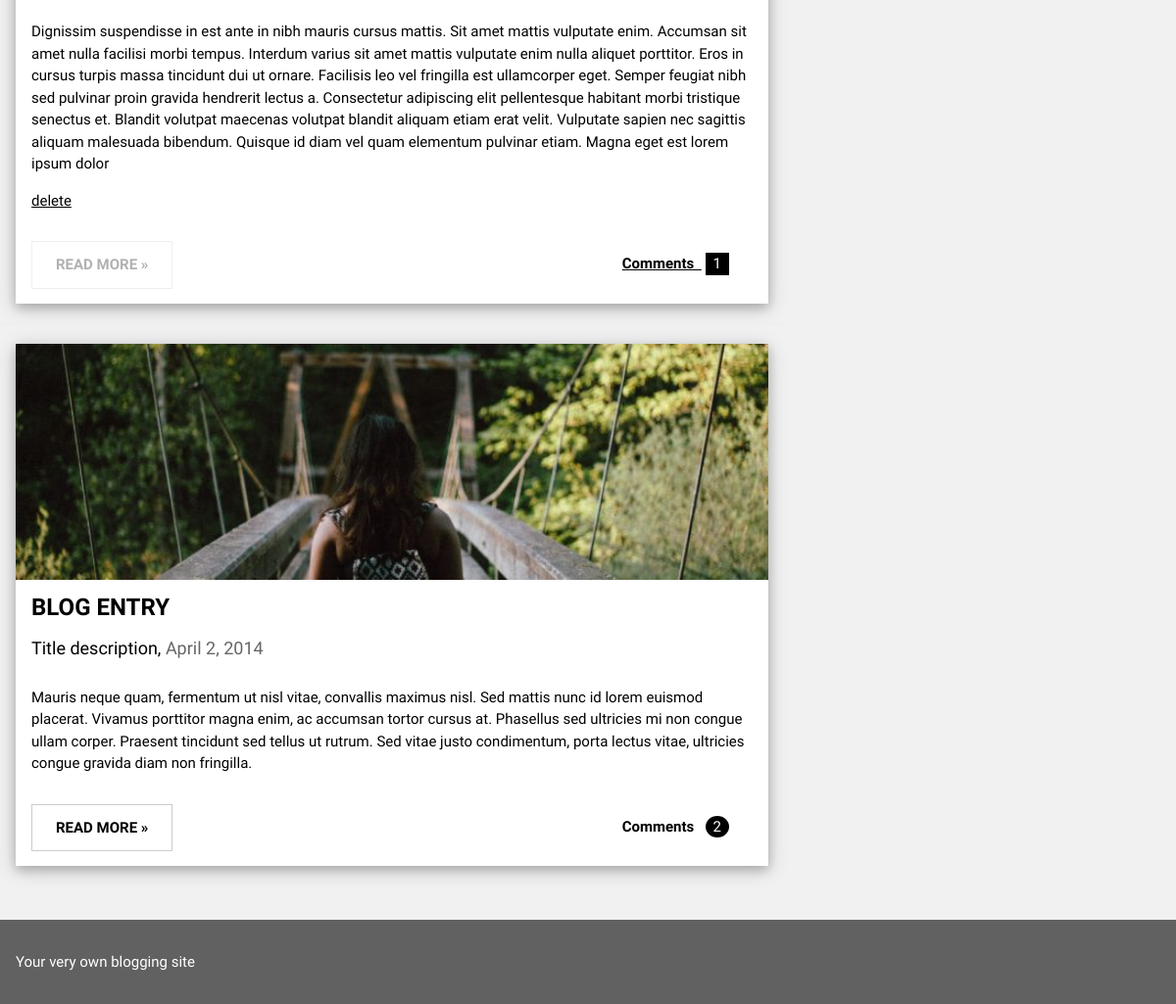
/index.php (signed in, lower part), run on an earlier commit of the app's database.
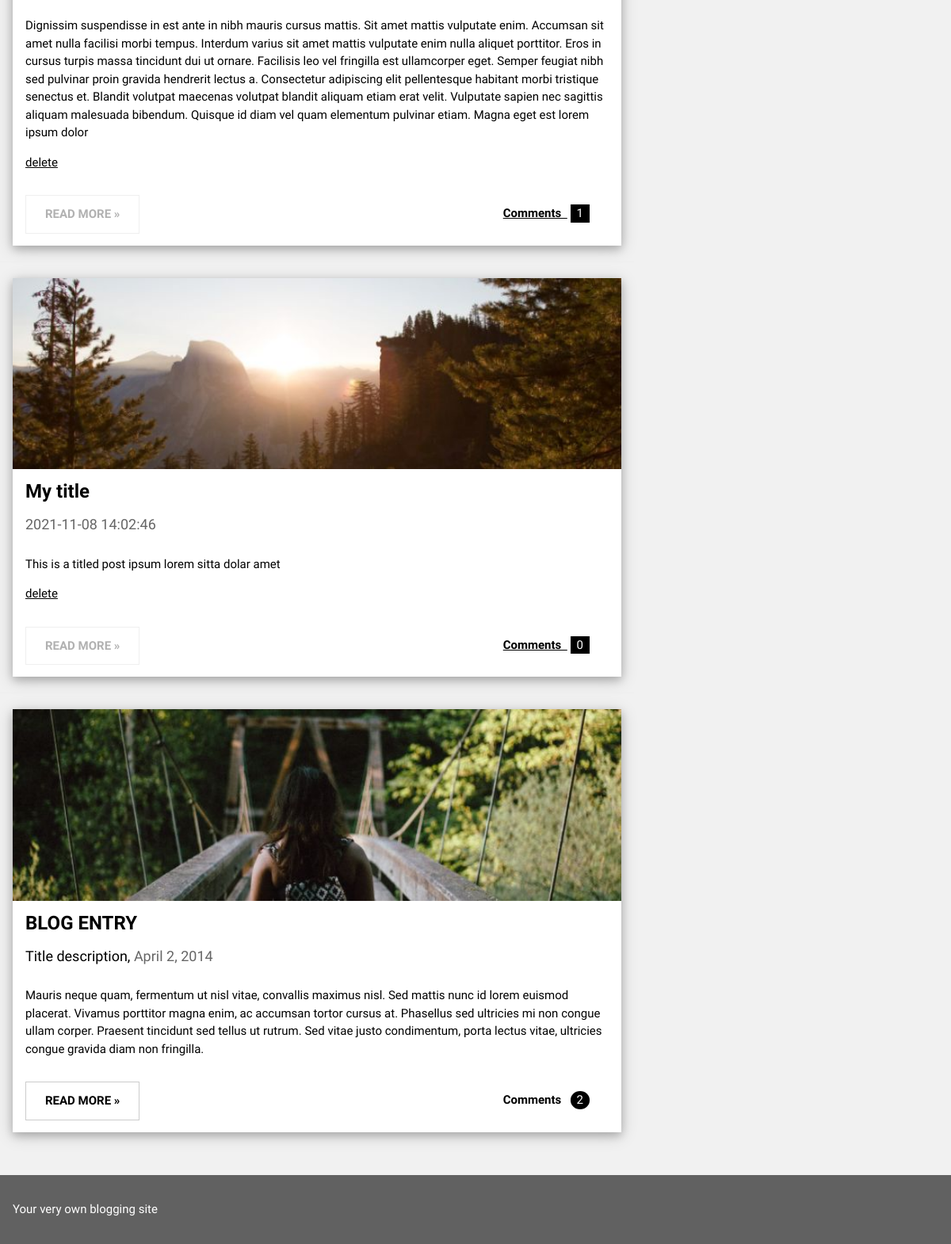
And on a later commit of the database.
### tables this page shows
CREATE TABLE `posts` (
  `id` int(11) NOT NULL AUTO_INCREMENT,
  `title` varchar(20) DEFAULT NULL,
  `msg` text NOT NULL,
  `likes` int(11) DEFAULT 0,
  `tags` text DEFAULT NULL,
  `userid` int(11) DEFAULT NULL,
  `date_posted` datetime DEFAULT current_timestamp(),
  PRIMARY KEY (`id`),
  KEY `userid` (`userid`),
  CONSTRAINT `posts_ibfk_1` FOREIGN KEY (`userid`) REFERENCES `users` (`id`)
);

### app.php (called while the page is built, shortened)
<?php
function all_post($conn): array
{
  	$sql = "SELECT * FROM `posts` WHERE 1";
    $data = $conn -> query($sql);
    $posts = $data->fetch_all(MYSQLI_ASSOC);
    return $posts;
}
function popular_posts($conn): array
{
    $sql =  "SELECT `id`, `title`, `msg` FROM `posts` ORDER BY `likes` DESC LIMIT 4";
    $data = $conn -> query($sql);
    $posts = $data -> fetch_all(MYSQLI_ASSOC);
    return $posts;
}
function num_comments($postid, $conn)
{
    $sql = "SELECT COUNT(`id`) FROM `comments` WHERE `postid` = '$postid'";
    $data = $conn -> query($sql);
    $result = $data -> fetch_array(MYSQLI_NUM);
    return $result[0];
}

### index.php (the view, shortened to what this page needs)
<?php
require_once 'db_connect/connect.php';
require_once 'app.php';
$userid = $_SESSION['userid'];
$posts = all_post($conn);
$popular = popular_posts($conn);
?>
<!DOCTYPE html>
<html>
<link rel="stylesheet" href="static/w3.css">
<body class="w3-light-grey">
<div class="w3-content" style="max-width:1400px">
<div class="w3-row">
<div class="w3-col l8 s12">
<?php foreach($posts as $key => $post) : ?>
  <div class="w3-card-4 w3-margin w3-white">
    <img src="images/woods.jpg" alt="Nature" style="width:100%">
    <div class="w3-container">
      <h3><b><?= $post['title'] ?? ""; ?></b></h3>
      <h5><span class="w3-opacity"> <?= $post['date_posted'] ?? ""; ?></span></h5>
    </div>
    <div class="w3-container">
      <p>
        <?php
          echo $post['msg'];
        ?>
      </p>
      <?php if($post['userid'] === $userid): ?>
        <p><a href="delete_post.php?postid=<?= $post['id']; ?>">delete</a></p>
      <?php endif ?>
      <div class="w3-row">
        <div class="w3-col m8 s12">
          <p><button id="<?= 'all_post' . $key; ?>" class="w3-button w3-padding-large w3-white w3-border w3-disabled"><b>READ MORE »</b></button></p>
        </div>
        <div class="w3-col m4 w3-hide-small">
          <p><span class="w3-padding-large w3-right"><a href="show_comments.php?id=<?= $post['id']; ?>"><b>Comments  </b></a> <span class="w3-tag"><?= num_comments($post['id'], $conn); ?></span></p>
        </div>
      </div>
    </div>
  </div>
  <hr>
<?php endforeach ?>
  <div class="w3-card-4 w3-margin w3-white">
  <img src="images/bridge.jpg" alt="Norway" style="width:100%">
    <div class="w3-container">
      <h3><b>BLOG ENTRY</b></h3>
      <h5>Title description, <span class="w3-opacity">April 2, 2014</span></h5>
    </div>
    <div class="w3-container">
      <p>Mauris neque quam, fermentum ut nisl vitae, convallis maximus nisl. Sed mattis nunc id lorem euismod placerat. Vivamus porttitor magna enim, ac accumsan tortor cursus at. Phasellus sed ultricies mi non congue ullam corper. Praesent tincidunt sed
        tellus ut rutrum. Sed vitae justo condimentum, porta lectus vitae, ultricies congue gravida diam non fringilla.</p>
      <div class="w3-row">
        <div class="w3-col m8 s12">
          <p><button class="w3-button w3-padding-large w3-white w3-border"><b>READ MORE »</b></button></p>
        </div>
        <div class="w3-col m4 w3-hide-small">
          <p><span class="w3-padding-large w3-right"><b>Comments  </b> <span class="w3-badge">2</span></span></p>
        </div>
      </div>
    </div>
  </div>
</div>
</div><br>
</div>
<footer class="w3-container w3-dark-grey w3-padding-32 w3-margin-top">
  <div class="w3-text-muted">Your very own blogging site</div>
</footer>
</body>
</html>

### static/w3.css (style rules this page uses)
html { box-sizing:border-box }
*,*:before,*:after { box-sizing:inherit }
html { -ms-text-size-adjust:100%;-webkit-text-size-adjust:100% }
body { margin:0 }
article,aside,details,figcaption,figure,footer,header,main,menu,nav,section { display:block }
a { background-color:transparent }
b,strong { font-weight:bolder }
img { border-style:none }
hr { box-sizing:content-box;height:0;overflow:visible }
button,input,select,textarea,optgroup { font:inherit;margin:0 }
button,input { overflow:visible }
button,select { text-transform:none }
button,[type=button],[type=reset],[type=submit] { -webkit-appearance:button }
html,body { font-family:Verdana,sans-serif;font-size:15px;line-height:1.5 }
html { overflow-x:hidden }
h3 { font-size:24px }
h5 { font-size:18px }
h1,h2,h3,h4,h5,h6 { font-family:"Segoe UI",Arial,sans-serif;font-weight:400;margin:10px 0 }
hr { border:0;border-top:1px solid #eee;margin:20px 0 }
img { vertical-align:middle }
a { color:inherit }
.w3-btn,.w3-button { border:none;display:inline-block;padding:8px 16px;vertical-align:middle;overflow:hidden;text-decoration:none;color:inherit;background-color:inherit;text-align:center;cursor:pointer;white-space:nowrap }
.w3-btn,.w3-button { -webkit-touch-callout:none;-webkit-user-select:none;-khtml-user-select:none;-moz-user-select:none;-ms-user-select:none;user-select:none }
.w3-disabled,.w3-btn:disabled,.w3-button:disabled { cursor:not-allowed;opacity:0.3 }
.w3-disabled *,:disabled * { pointer-events:none }
.w3-badge,.w3-tag { background-color:#000;color:#fff;display:inline-block;padding-left:8px;padding-right:8px;text-align:center }
.w3-badge { border-radius:50% }
.w3-container:after,.w3-container:before,.w3-panel:after,.w3-panel:before,.w3-row:after,.w3-row:before,.w3-row-padding:after,.w3-row-padding:before, .w3-cell-row:before,.w3-cell-row:after,.w3-clear:after,.w3-clear:before,.w3-bar:before,.w3-bar:after { content:"";display:table;clear:both }
.w3-col,.w3-half,.w3-third,.w3-twothird,.w3-threequarter,.w3-quarter { float:left;width:100% }
.w3-col.s12 { width:99.99999% }
@media (min-width:601px) { .w3-col.m4,.w3-third { width:33.33333% } }
@media (min-width:601px) { .w3-col.m8,.w3-twothird { width:66.66666% } }
@media (min-width:993px) { .w3-col.l8 { width:66.66666% } }
.w3-content,.w3-auto { margin-left:auto;margin-right:auto }
.w3-content { max-width:980px }
.w3-container,.w3-panel { padding:0.01em 16px }
.w3-card-4,.w3-hover-shadow:hover { box-shadow:0 4px 10px 0 rgba(0,0,0,0.2),0 4px 20px 0 rgba(0,0,0,0.19) }
.w3-opacity,.w3-hover-opacity:hover { opacity:0.60 }
.w3-border { border:1px solid #ccc!important }
.w3-margin { margin:16px!important }
.w3-margin-top { margin-top:16px!important }
.w3-padding-large { padding:12px 24px!important }
.w3-padding-32 { padding-top:32px!important;padding-bottom:32px!important }
.w3-right { float:right!important }
.w3-white,.w3-hover-white:hover { color:#000!important;background-color:#fff!important }
.w3-light-grey,.w3-hover-light-grey:hover,.w3-light-gray,.w3-hover-light-gray:hover { color:#000!important;background-color:#f1f1f1!important }
.w3-dark-grey,.w3-hover-dark-grey:hover,.w3-dark-gray,.w3-hover-dark-gray:hover { color:#fff!important;background-color:#616161!important }

### index.php (style rules this page uses)
body,h1,h2,h3,h4,h5 { font-family: "Raleway", sans-serif }

What changed in the data, as far as the page shows it:
added posts: title "My title", date_posted "2021-11-08 14:02:46", msg "This is a titled post ipsum lorem sitta dolar amet", id "0"
